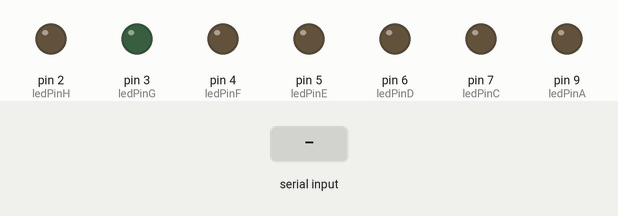
Bench run of a sketch on a simulated Arduino Uno, built with avr-gcc and run on an emulated ATmega328P. Shown: output pins drawn as LEDs (lit = HIGH). Inputs (shaded band) come from the test bench.

Above: at 1.2 s.
1.3 s: "q" received over Serial
At 1.8 s:
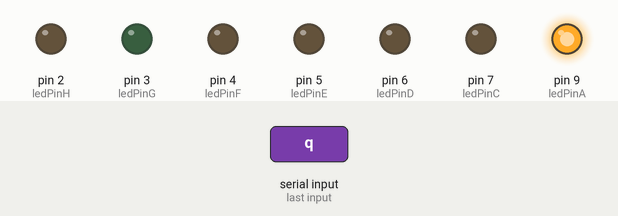
2.8 s: "e" received over Serial
At 4.0 s:
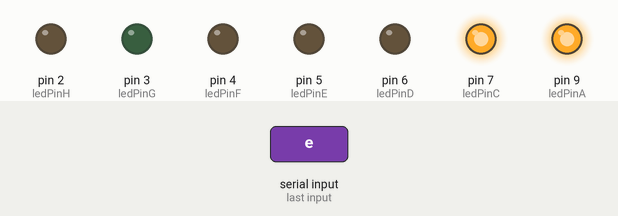
4.3 s: "1" received over Serial
At 5.3 s:
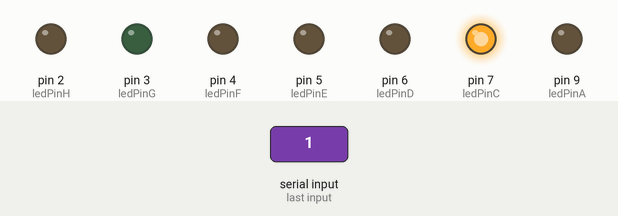
5.8 s: "r" received over Serial
At 6.5 s:
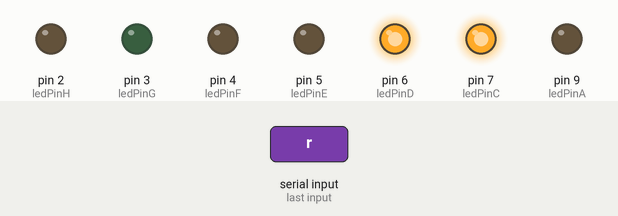
7.3 s: "3" received over Serial
At 7.6 s:
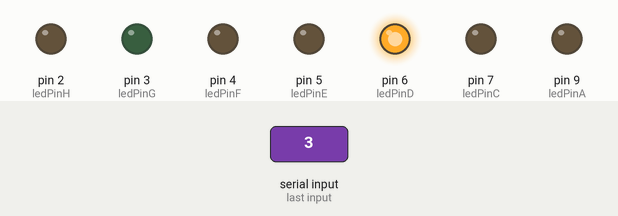
8.8 s: "t" received over Serial
At 9.9 s:
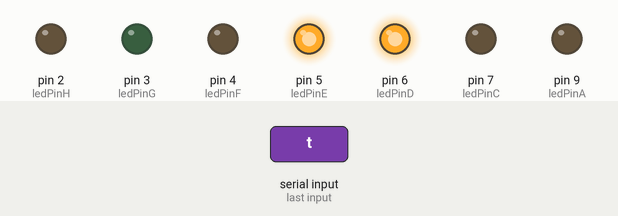
Timing chart, 0 to 11.3 s (numbered marks = the images above; inputs shaded):
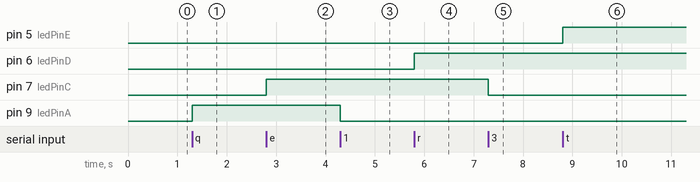

The sketch:

control8Relay.ino
```cpp
int ledPinA = 9;
int ledPinB = 8;
int ledPinC = 7;
int ledPinD = 6;
int ledPinE = 5;
int ledPinF = 4;
int ledPinG = 3;
int ledPinH = 2;

void setup() {
  pinMode(9, OUTPUT);
  pinMode(9, OUTPUT);
  pinMode(7, OUTPUT);
  pinMode(6, OUTPUT);
  pinMode(5, OUTPUT);
  pinMode(4, OUTPUT);
  pinMode(3, OUTPUT);
  pinMode(2, OUTPUT);
  Serial.begin(115200);
}

void loop() {
  char c;
  if (Serial.available()>0)
  {
    c = Serial.read();
switch (c){
  case'1':
    digitalWrite(ledPinA, LOW);
        break;
  case'q':
    digitalWrite(ledPinA, HIGH);
    break;

  case'2':
    digitalWrite(ledPinB, LOW);
    break;
  case'w':
    digitalWrite(ledPinB, HIGH);
    break;

  case'3':
    digitalWrite(ledPinC, LOW);
    break;
  case'e':
    digitalWrite(ledPinC, HIGH);
    break;

  case'4':
    digitalWrite(ledPinD, LOW);
    break;
  case'r':
    digitalWrite(ledPinD, HIGH);
    break;

  case'5':
    digitalWrite(ledPinE, LOW);
    break;
  case't':
    digitalWrite(ledPinE, HIGH);
    break;

  case'6':
    digitalWrite(ledPinF, LOW);
    break;
  case'y':
    digitalWrite(ledPinF, HIGH);
    break;

  case'7':
    digitalWrite(ledPinG, LOW);
    break;
  case'u':
    digitalWrite(ledPinG, HIGH);
    break;

  case'8':
    digitalWrite(ledPinH, LOW);
    break;
  case'i':
    digitalWrite(ledPinH, HIGH);
    break;
}
  }

}
```

Measured:
- after the input at 1.3 s, pin 9 (ledPinA): LOW → HIGH at once
- after the input at 2.8 s, pin 7 (ledPinC): LOW → HIGH at once
- after the input at 4.3 s, pin 9 (ledPinA): HIGH → LOW at once
- after the input at 5.8 s, pin 6 (ledPinD): LOW → HIGH at once
- after the input at 7.3 s, pin 7 (ledPinC): HIGH → LOW at once
- after the input at 8.8 s, pin 5 (ledPinE): LOW → HIGH at once
